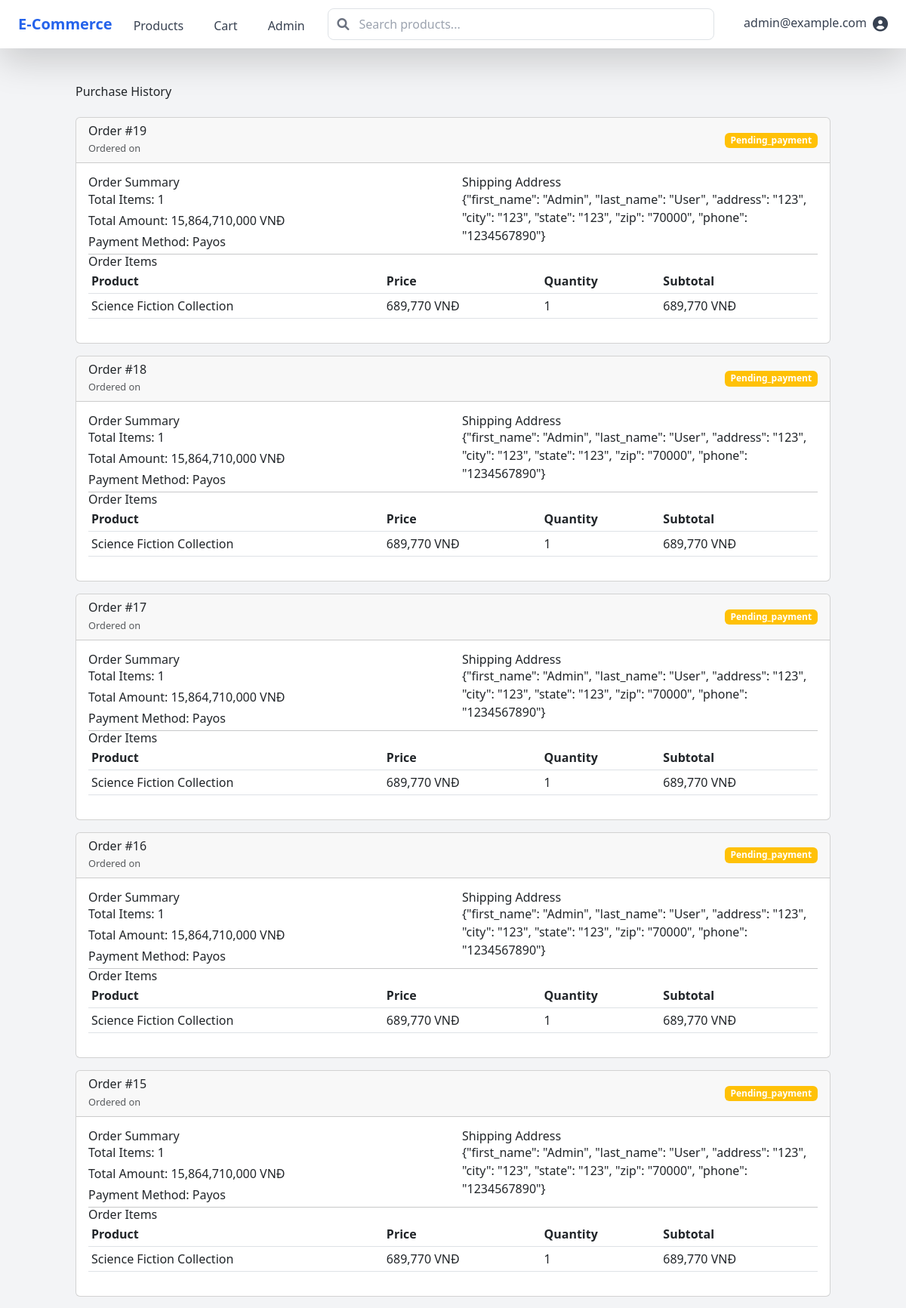
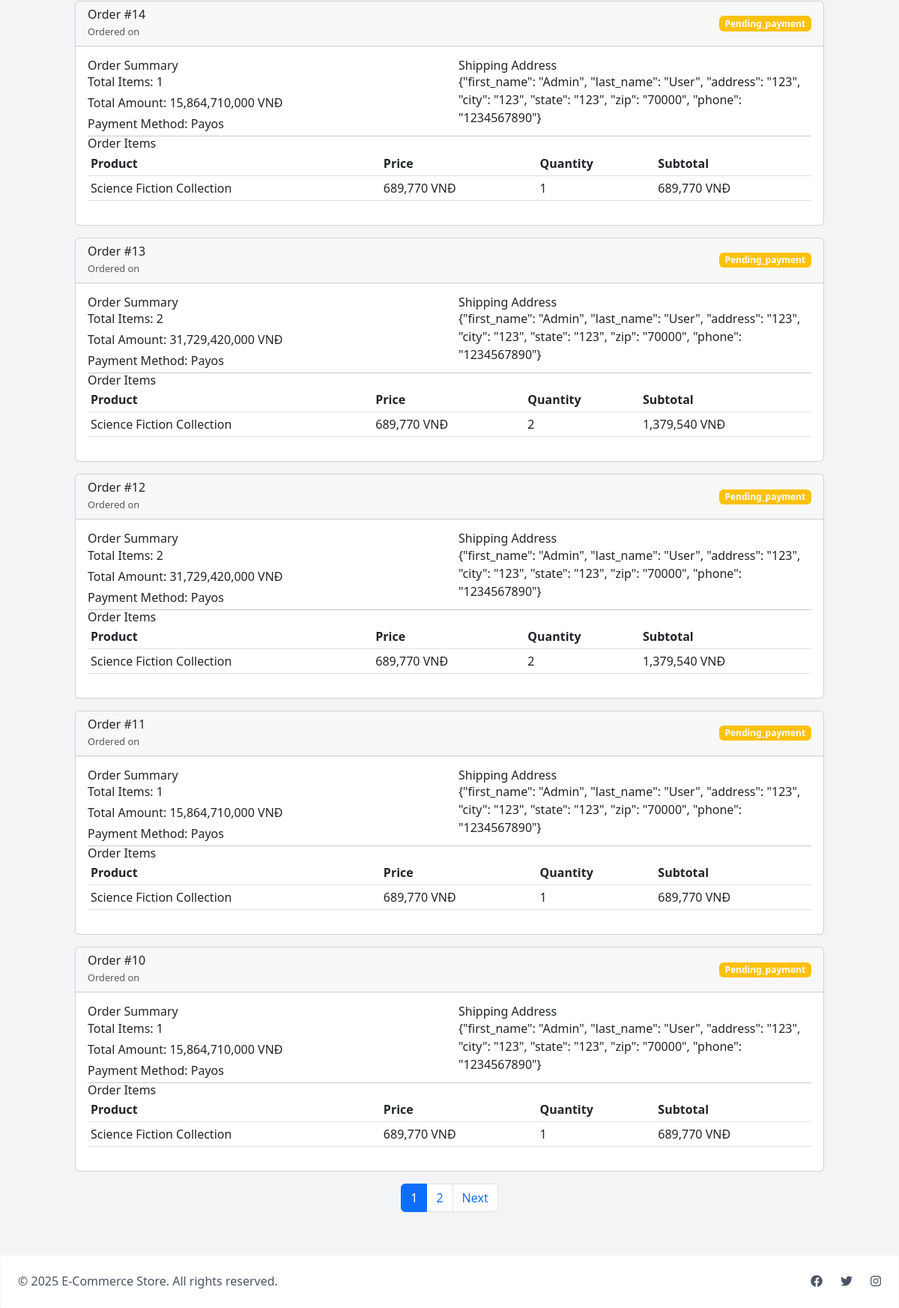
Page /purchase-history (signed in) on the committed database (2 pictures, top to bottom).
### models/user.py (models this page shows, shortened)
class User(UserMixin, db.Model):
    _password = None
    __tablename__ = 'users'
    id = db.Column(db.Integer, primary_key=True)
    email = db.Column(db.String(120), unique=True, nullable=False)
    username = db.Column(db.String(80), unique=True, nullable=False)
    password_hash = db.Column(db.String(200), nullable=False)
    first_name = db.Column(db.String(50))
    @property
    def password(self):
        raise AttributeError('password is not a readable attribute')
    last_name = db.Column(db.String(50))
    address_line1 = db.Column(db.String(100))
    address_line2 = db.Column(db.String(100))
    city = db.Column(db.String(50))
    state = db.Column(db.String(50))
    postal_code = db.Column(db.String(10))
    phone_number = db.Column(db.String(20))
    created_at = db.Column(db.DateTime, default=datetime.utcnow)
    updated_at = db.Column(db.DateTime, default=datetime.utcnow, onupdate=datetime.utcnow)
    payment_method_id = db.Column(db.String(100))  # Reference to securely stored payment method
    payment_provider = db.Column(db.String(50))    # e.g., 'credit_card', 'payos', 'cod'
    is_admin = db.Column(db.Boolean, default=False)
    cart_items = relationship("CartItem",
                            backref=db.backref("user", lazy=True),
                            lazy=True,
                            primaryjoin="and_(User.id==CartItem.user_id, CartItem.deleted_at.is_(None))")
    orders = relationship("Order", backref="user", lazy=True)

### models/order.py (models this page shows, shortened)
class Order(db.Model):
    __tablename__ = 'orders'
    id = db.Column(db.Integer, primary_key=True)
    user_id = db.Column(db.Integer, db.ForeignKey('users.id'), nullable=False)
    status = db.Column(db.Enum(OrderStatus), nullable=False, default=OrderStatus.PENDING_PAYMENT)
    total_amount = db.Column(db.Integer, nullable=False)  # Amount in VND
    shipping_address = db.Column(db.Text, nullable=False)
    billing_first_name = db.Column(db.String(100))
    billing_last_name = db.Column(db.String(100))
    billing_address = db.Column(db.Text)
    billing_city = db.Column(db.String(100))
    billing_state = db.Column(db.String(100))
    billing_zip = db.Column(db.String(20))
    payment_method = db.Column(db.String(50), nullable=False)
    payment_id = db.Column(db.String(100))  # External payment reference
    tracking_number = db.Column(db.String(100))
    notes = db.Column(db.Text)
    created_at = db.Column(db.DateTime, default=datetime.utcnow)
    updated_at = db.Column(db.DateTime, default=datetime.utcnow, onupdate=datetime.utcnow)
    items = db.relationship('OrderItem', back_populates='order', lazy=True, cascade='all, delete-orphan')
    @property
    def item_count(self):
        return sum(item.quantity for item in self.items)

class OrderItem(db.Model):
    __tablename__ = 'order_items'
    id = db.Column(db.Integer, primary_key=True)
    order_id = db.Column(db.Integer, db.ForeignKey('orders.id'), nullable=False)
    product_id = db.Column(db.Integer, db.ForeignKey('products.id'), nullable=False)
    quantity = db.Column(db.Integer, nullable=False)
    price = db.Column(db.Float, nullable=False)  # Price at time of purchase
    created_at = db.Column(db.DateTime, default=datetime.utcnow)
    order = db.relationship('Order', back_populates='items', lazy=True)
    product = db.relationship('Product', back_populates='order_items', lazy=True)
    @property
    def subtotal(self):
        return self.quantity * self.price

### models/product.py (models this page shows, shortened)
class Product(db.Model):
    __tablename__ = 'products'
    id = db.Column(db.Integer, primary_key=True)
    name = db.Column(db.String(200), nullable=False)
    description = db.Column(db.Text)
    price = db.Column(db.Float, nullable=False)
    stock = db.Column(db.Integer, default=0)
    image_url = db.Column(db.String(500))  # Kept for backward compatibility
    category_id = db.Column(db.Integer, db.ForeignKey('categories.id'), nullable=False)
    sku = db.Column(db.String(50), unique=True)
    is_active = db.Column(db.Boolean, default=True)
    created_at = db.Column(db.DateTime, default=datetime.utcnow)
    updated_at = db.Column(db.DateTime, default=datetime.utcnow, onupdate=datetime.utcnow)
    cart_items = db.relationship('CartItem',
                             back_populates='product',
                             lazy=True,
                             cascade='all, delete-orphan')
    order_items = db.relationship('OrderItem', back_populates='product', lazy=True)
    images = db.relationship('ProductImage', backref='product', lazy=True,
                          cascade='all, delete-orphan',
                          order_by='ProductImage.is_primary.desc()')
    category = db.relationship('Category', back_populates='products', lazy=True)

### routes/auth.py (the view)
@auth_bp.route('/purchase-history')
@login_required
def purchase_history():
    page = request.args.get('page', 1, type=int)
    orders = Order.query.filter_by(user_id=current_user.id)\
                       .order_by(Order.created_at.desc())\
                       .paginate(page=page, per_page=10)
    return render_template('auth/purchase_history.html', orders=orders)

### models/order.py (called while the page is built)
    def __str__(self):
        return str(self.value)

### templates/auth/purchase_history.html (shortened to what this page needs)
{% extends "base.html" %}
{% block content %}
<div class="container mt-4">
    <h1 class="mb-4">Purchase History</h1>
    {% if orders %}
        {% for order in orders.items %}
        <div class="card mb-3">
            <div class="card-header d-flex justify-content-between align-items-center">
                <div>
                    <h5 class="mb-0">Order #{{ order['id'] }}</h5>
                    <small class="text-muted">Ordered on {{ order['created_at_local'] }}</small>
                </div>
                <span class="badge {% if order['status'] == 'DELIVERED' %}bg-success
                      {% elif order['status'] == 'CANCELLED' %}bg-danger
                      {% elif order['status'] == 'PROCESSING' %}bg-primary
                      {% elif order['status'] == 'SHIPPED' %}bg-info
                      {% else %}bg-warning{% endif %}">
                    {{ order['status']|title }}
                </span>
            </div>
            <div class="card-body">
                <div class="row">
                    <div class="col-md-6">
                        <h6>Order Summary</h6>
                        <p class="mb-1">Total Items: {{ order['item_count'] }}</p>
                        <p class="mb-1">Total Amount: {{ "{:,.0f}".format(order['total_amount'] * 23000) }} VNĐ</p>
                        <p class="mb-1">Payment Method: {{ order['payment_method']|title }}</p>
                    </div>
                    <div class="col-md-6">
                        <h6>Shipping Address</h6>
                        <p class="mb-1">{{ order['shipping_address'] }}</p>
                    </div>
                </div>
                <hr>
                <h6>Order Items</h6>
                <div class="table-responsive">
                    <table class="table table-sm">
                        <thead>
                            <tr>
                                <th>Product</th>
                                <th>Price</th>
                                <th>Quantity</th>
                                <th>Subtotal</th>
                            </tr>
                        </thead>
                        <tbody>
                            {% for item in order['items'] %}
                            <tr>
                                <td>
                                    <a href="{{ url_for('products.detail', id=item['product']['id']) }}">
                                        {{ item['product']['name'] }}
                                    </a>
                                </td>
                                <td>{{ "{:,.0f}".format(item['price'] * 23000) }} VNĐ</td>
                                <td>{{ item['quantity'] }}</td>
                                <td>{{ "{:,.0f}".format(item['subtotal'] * 23000) }} VNĐ</td>
                            </tr>
                            {% endfor %}
                        </tbody>
                    </table>
                </div>
            </div>
        </div>
        {% endfor %}
        {% if orders.pages > 1 %}
        <nav aria-label="Purchase history pagination">
            <ul class="pagination justify-content-center">
                {% for page_num in orders.iter_pages(left_edge=2, left_current=2, right_current=2, right_edge=2) %}
                    {% if page_num %}
                        <li class="page-item {% if page_num == orders.page %}active{% endif %}">
                            <a class="page-link" href="{{ url_for('auth.purchase_history', page=page_num) }}">{{ page_num }}</a>
                        </li>
                    {% else %}
                        <li class="page-item disabled"><span class="page-link">...</span></li>
                    {% endif %}
                {% endfor %}
                {% if orders.has_next %}
                <li class="page-item">
                    <a class="page-link" href="{{ url_for('auth.purchase_history', page=orders.next_num) }}">Next</a>
                </li>
                {% endif %}
            </ul>
        </nav>
        {% endif %}
    {% else %}
        <div class="alert alert-info">
            You haven't made any purchases yet.
            <a href="{{ url_for('products.index') }}" class="alert-link">Browse our products</a>
        </div>
    {% endif %}
</div>
{% endblock %}

### templates/base.html (shortened to what this page needs)
<!DOCTYPE html>
<html lang="en">
<head>
    {% if config['ENV'] == 'production' %}
        <link href="{{ url_for('static', filename='css/main.css') }}" rel="stylesheet">
    {% else %}
        <script src="https://cdn.tailwindcss.com"></script>
    {% endif %}
    <link href="https://cdn.jsdelivr.net/npm/bootstrap@5.3.0/dist/css/bootstrap.min.css" rel="stylesheet">
    <link href="{{ url_for('static', filename='css/app.css') }}" rel="stylesheet">
    <link href="https://cdnjs.cloudflare.com/ajax/libs/font-awesome/6.0.0/css/all.min.css" rel="stylesheet">
</head>
<body class="min-h-screen bg-gray-100">
    <nav class="bg-white shadow-lg">
        <div class="max-w-7xl mx-auto px-4">
            <div class="flex justify-between h-16">
                <div class="flex">
                    <div class="flex-shrink-0 flex items-center">
                        <a href="{{ url_for('main.home') }}" class="text-xl font-bold text-blue-600">
                            E-Commerce
                        </a>
                    </div>
                    <div class="hidden md:ml-6 md:flex md:space-x-8">
                        <a href="{{ url_for('products.index') }}"
                           class="inline-flex items-center px-1 pt-1 text-gray-700 hover:text-blue-600">
                            Products
                        </a>
                        {% if current_user.is_authenticated %}
                            <a href="{{ url_for('cart.view_cart') }}"
                               class="inline-flex items-center px-1 pt-1 text-gray-700 hover:text-blue-600">
                                Cart
                            </a>
                        {% endif %}
                        {% if current_user.is_admin %}
                            <a href="{{ url_for('admin.dashboard') }}"
                               class="inline-flex items-center px-1 pt-1 text-gray-700 hover:text-blue-600">
                                Admin
                            </a>
                        {% endif %}
                    </div>
                </div>
                <div class="flex-1 flex items-center justify-center px-4">
                    <div class="w-full max-w-lg">
                        <div class="relative">
                            <input type="text" id="search-input"
                                class="w-full pl-10 pr-4 py-2 rounded-lg border border-gray-300 focus:outline-none focus:border-blue-500"
                                placeholder="Search products...">
                            <div class="absolute inset-y-0 left-0 pl-3 flex items-center pointer-events-none">
                            </div>
                        </div>
                    </div>
                </div>
                <div class="flex items-center">
                    {% if current_user.is_authenticated %}
                        <div class="ml-3 relative">
                            <div class="dropdown">
                                <button class="flex text-gray-700 hover:text-blue-600" type="button" id="userMenu" data-bs-toggle="dropdown" aria-expanded="false">
                                    <span class="mr-2">{{ current_user.email }}</span>
                                    <i class="fas fa-user-circle text-xl"></i>
                                </button>
                            </div>
                        </div>
                    {% endif %}
                </div>
            </div>
        </div>
    </nav>
    <main class="max-w-7xl mx-auto px-4 py-6">
        {% block content %}{% endblock %}
    </main>
    <footer class="bg-white shadow-inner mt-8">
        <div class="max-w-7xl mx-auto py-6 px-4">
            <div class="flex justify-between items-center">
                <div class="text-gray-600">
                    © {{ current_year }} E-Commerce Store. All rights reserved.
                </div>
                <div class="flex space-x-6">
                    <a href="#" class="text-gray-600 hover:text-blue-600">
                        <i class="fab fa-facebook"></i>
                    </a>
                    <a href="#" class="text-gray-600 hover:text-blue-600">
                        <i class="fab fa-twitter"></i>
                    </a>
                    <a href="#" class="text-gray-600 hover:text-blue-600">
                        <i class="fab fa-instagram"></i>
                    </a>
                </div>
            </div>
        </div>
    </footer>
</body>
</html>

### rows in the picture
User: email "admin@example.com"
Order: id "19", status "Pending_payment", item_count "1", order['total_amount']*23000 "15,864,710,000", payment_method "Payos", shipping_address "{\"first_name\": \"Admin\", \"last_name\": \"User\", \"address\": \"123\", \"city\": \"123\", \"state\": \"123\", \"zip\": \"70000\", \"phone\": \"1234567890\"}"
OrderItem: product.name "Science Fiction Collection", item['price']*23000 "689,770", quantity "1", item['subtotal']*23000 "689,770"
Order: id "18", status "Pending_payment", item_count "1", order['total_amount']*23000 "15,864,710,000", payment_method "Payos", shipping_address "{\"first_name\": \"Admin\", \"last_name\": \"User\", \"address\": \"123\", \"city\": \"123\", \"state\": \"123\", \"zip\": \"70000\", \"phone\": \"1234567890\"}"
OrderItem: product.name "Science Fiction Collection", item['price']*23000 "689,770", quantity "1", item['subtotal']*23000 "689,770"
Order: id "17", status "Pending_payment", item_count "1", order['total_amount']*23000 "15,864,710,000", payment_method "Payos", shipping_address "{\"first_name\": \"Admin\", \"last_name\": \"User\", \"address\": \"123\", \"city\": \"123\", \"state\": \"123\", \"zip\": \"70000\", \"phone\": \"1234567890\"}"
OrderItem: product.name "Science Fiction Collection", item['price']*23000 "689,770", quantity "1", item['subtotal']*23000 "689,770"
Order: id "16", status "Pending_payment", item_count "1", order['total_amount']*23000 "15,864,710,000", payment_method "Payos", shipping_address "{\"first_name\": \"Admin\", \"last_name\": \"User\", \"address\": \"123\", \"city\": \"123\", \"state\": \"123\", \"zip\": \"70000\", \"phone\": \"1234567890\"}"
OrderItem: product.name "Science Fiction Collection", item['price']*23000 "689,770", quantity "1", item['subtotal']*23000 "689,770"
Order: id "15", status "Pending_payment", item_count "1", order['total_amount']*23000 "15,864,710,000", payment_method "Payos", shipping_address "{\"first_name\": \"Admin\", \"last_name\": \"User\", \"address\": \"123\", \"city\": \"123\", \"state\": \"123\", \"zip\": \"70000\", \"phone\": \"1234567890\"}"
OrderItem: product.name "Science Fiction Collection", item['price']*23000 "689,770", quantity "1", item['subtotal']*23000 "689,770"
Order: id "14", status "Pending_payment", item_count "1", order['total_amount']*23000 "15,864,710,000", payment_method "Payos", shipping_address "{\"first_name\": \"Admin\", \"last_name\": \"User\", \"address\": \"123\", \"city\": \"123\", \"state\": \"123\", \"zip\": \"70000\", \"phone\": \"1234567890\"}"
OrderItem: product.name "Science Fiction Collection", item['price']*23000 "689,770", quantity "1", item['subtotal']*23000 "689,770"
Order: id "13", status "Pending_payment", item_count "2", order['total_amount']*23000 "31,729,420,000", payment_method "Payos", shipping_address "{\"first_name\": \"Admin\", \"last_name\": \"User\", \"address\": \"123\", \"city\": \"123\", \"state\": \"123\", \"zip\": \"70000\", \"phone\": \"1234567890\"}"
OrderItem: product.name "Science Fiction Collection", item['price']*23000 "689,770", quantity "2", item['subtotal']*23000 "1,379,540"
Order: id "12", status "Pending_payment", item_count "2", order['total_amount']*23000 "31,729,420,000", payment_method "Payos", shipping_address "{\"first_name\": \"Admin\", \"last_name\": \"User\", \"address\": \"123\", \"city\": \"123\", \"state\": \"123\", \"zip\": \"70000\", \"phone\": \"1234567890\"}"
OrderItem: product.name "Science Fiction Collection", item['price']*23000 "689,770", quantity "2", item['subtotal']*23000 "1,379,540"
Order: id "11", status "Pending_payment", item_count "1", order['total_amount']*23000 "15,864,710,000", payment_method "Payos", shipping_address "{\"first_name\": \"Admin\", \"last_name\": \"User\", \"address\": \"123\", \"city\": \"123\", \"state\": \"123\", \"zip\": \"70000\", \"phone\": \"1234567890\"}"
OrderItem: product.name "Science Fiction Collection", item['price']*23000 "689,770", quantity "1", item['subtotal']*23000 "689,770"
Order: id "10", status "Pending_payment", item_count "1", order['total_amount']*23000 "15,864,710,000", payment_method "Payos", shipping_address "{\"first_name\": \"Admin\", \"last_name\": \"User\", \"address\": \"123\", \"city\": \"123\", \"state\": \"123\", \"zip\": \"70000\", \"phone\": \"1234567890\"}"
OrderItem: product.name "Science Fiction Collection", item['price']*23000 "689,770", quantity "1", item['subtotal']*23000 "689,770"

### other values in the picture
{{ page_num }} "1" "2"
